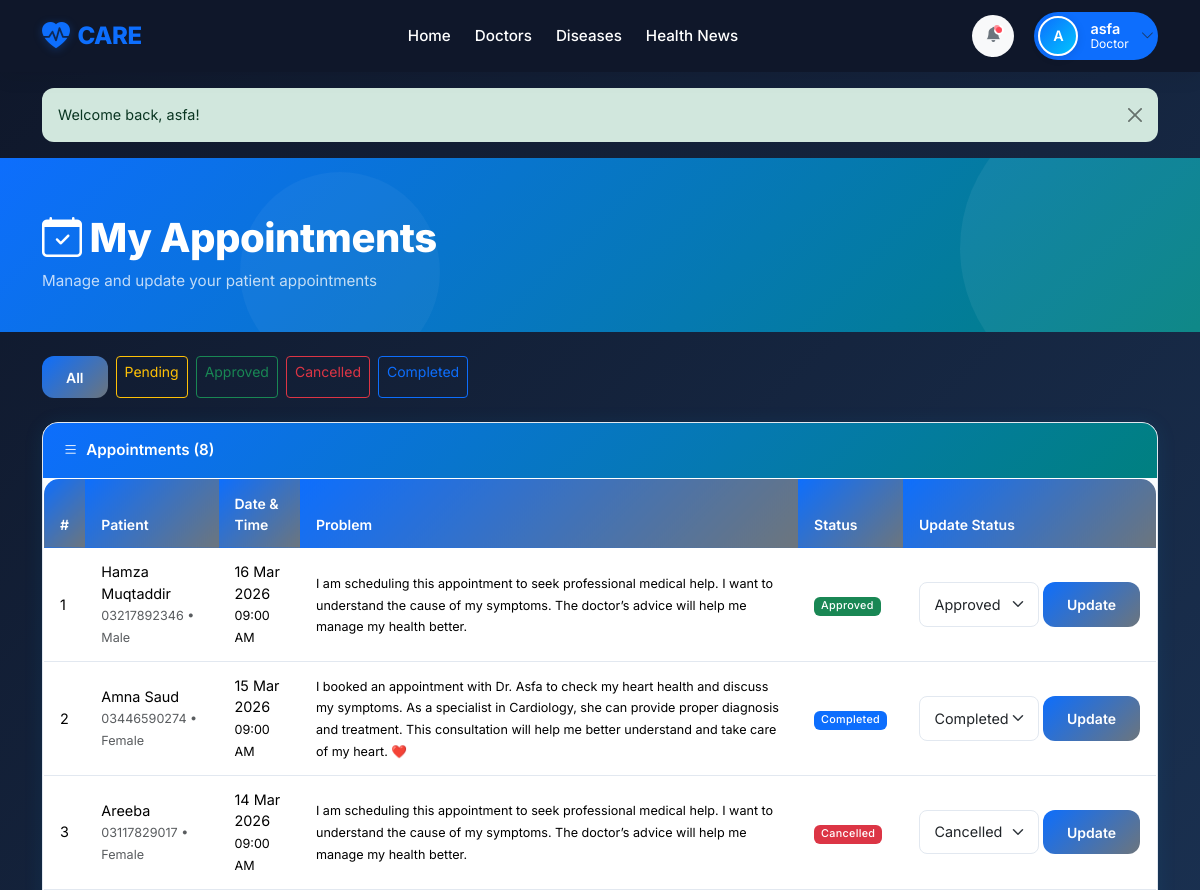
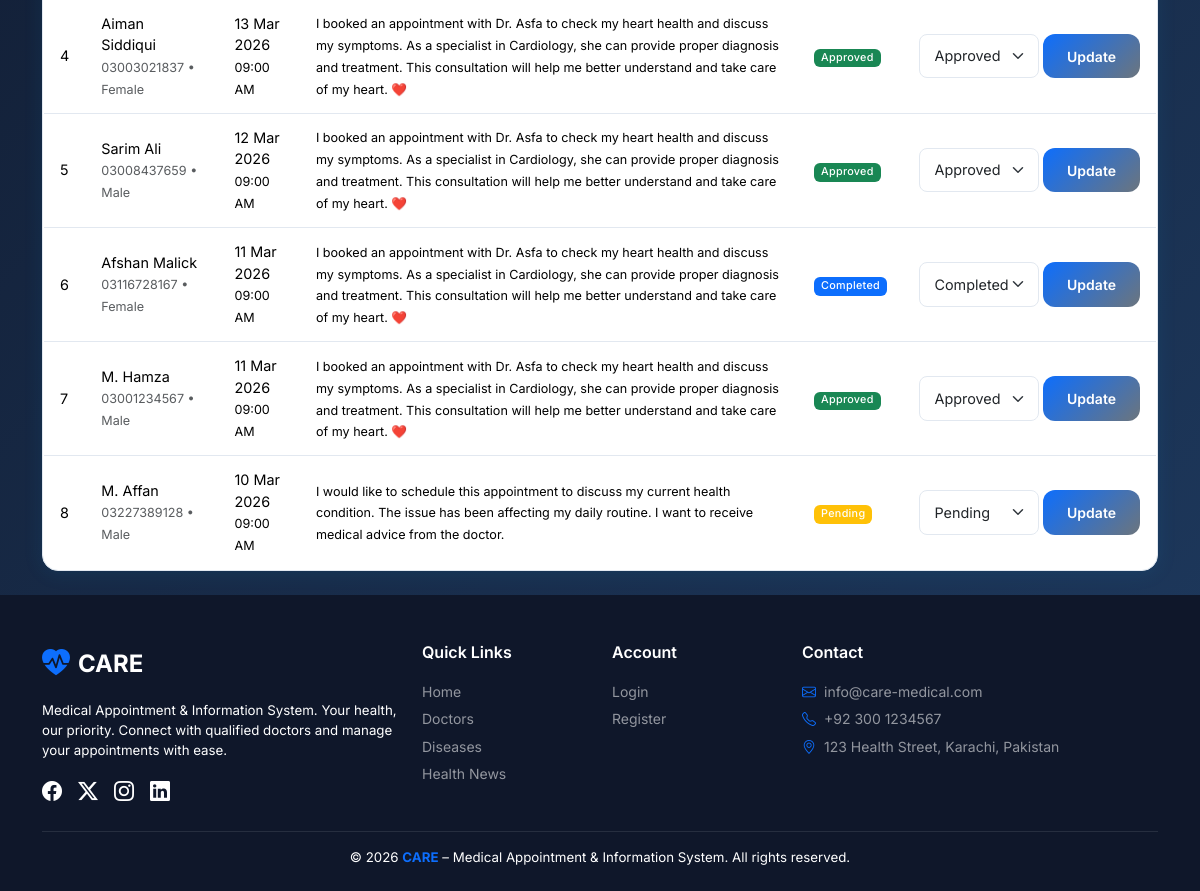
Screenshot of /doctor/appointments.php (signed in) with the database file from the repository (2 pictures, top to bottom).
### tables this page shows
CREATE TABLE `appointments` (
  `id` int(11) NOT NULL,
  `doctor_id` int(11) NOT NULL,
  `patient_id` int(11) NOT NULL,
  `appointment_date` date NOT NULL,
  `appointment_time` time NOT NULL,
  `problem` text DEFAULT NULL,
  `status` enum('pending','approved','cancelled','completed') DEFAULT 'pending',
  `created_at` timestamp NOT NULL DEFAULT current_timestamp()
);

CREATE TABLE `patients` (
  `id` int(11) NOT NULL,
  `user_id` int(11) NOT NULL,
  `full_name` varchar(100) NOT NULL,
  `phone` varchar(20) NOT NULL,
  `address` text NOT NULL,
  `city_id` int(11) NOT NULL,
  `profile_image` varchar(255) DEFAULT NULL,
  `date_of_birth` date DEFAULT NULL,
  `gender` enum('male','female','other') DEFAULT NULL,
  `created_at` timestamp NOT NULL DEFAULT current_timestamp()
);

### doctor/appointments.php (the view, shortened to what this page needs)
<?php
require_once '../config/db.php';
require_once '../includes/auth.php';
$userId = (int)$_SESSION['user_id'];
$doctor = $conn->query("SELECT id FROM doctors WHERE user_id=$userId")->fetch_assoc();
$docId  = $doctor['id'];
$statusFilter = $_GET['status'] ?? '';
$whereStatus  = $statusFilter ? "AND a.status='$statusFilter'" : '';
$appointments = $conn->query("
    SELECT a.*, p.full_name as patient_name, p.phone as patient_phone, p.gender
    FROM appointments a
    JOIN patients p ON a.patient_id = p.id
    WHERE a.doctor_id = $docId $whereStatus
    ORDER BY a.appointment_date DESC, a.appointment_time DESC
");
include '../includes/header.php';
?>
<div class="page-hero">
    <div class="container">
        <h1><i class="bi bi-calendar-check me-2"></i>My Appointments</h1>
        <p class="mb-0 opacity-75">Manage and update your patient appointments</p>
    </div>
</div>
<div class="container py-4">
    <div class="d-flex gap-2 mb-4 flex-wrap">
        <a href="appointments.php" class="btn <?= $statusFilter===''?'btn-care':'btn-outline-secondary' ?> btn-sm">All</a>
        <?php foreach (['pending'=>'warning','approved'=>'success','cancelled'=>'danger','completed'=>'primary'] as $s=>$c): ?>
        <a href="?status=<?= $s ?>" class="btn btn-sm <?= $statusFilter===$s?'btn-'.$c:'btn-outline-'.$c ?>">
            <?= ucfirst($s) ?>
        </a>
        <?php endforeach; ?>
    </div>
    <div class="care-card">
        <div class="card-header"><i class="bi bi-list me-2"></i>Appointments (<?= $appointments->num_rows ?>)</div>
        <div class="card-body p-0">
            <div class="table-responsive">
                <table class="table care-table mb-0">
                    <thead>
                        <tr><th>#</th><th>Patient</th><th>Date & Time</th><th>Problem</th><th>Status</th><th>Update Status</th></tr>
                    </thead>
                    <tbody>
                        <?php $i=1; while ($a = $appointments->fetch_assoc()): ?>
                        <tr>
                            <td><?= $i++ ?></td>
                            <td>
                                <div class="fw-600"><?= e($a['patient_name']) ?></div>
                                <small class="text-muted"><?= e($a['patient_phone']) ?> &bull; <?= ucfirst($a['gender']) ?></small>
                            </td>
                            <td><?= formatDate($a['appointment_date']) ?><br><small><?= formatTime($a['appointment_time']) ?></small></td>
                            <td><small><?= $a['problem'] ? e($a['problem']) : '-' ?></small></td>
                            <td><?= statusBadge($a['status']) ?></td>
                            <td>
                                <form method="POST" class="d-flex gap-1">
                                    <select name="status" class="form-select form-select-sm" style="width:120px;">
                                        <?php foreach (['pending','approved','cancelled','completed'] as $s): ?>
                                        <option value="<?= $s ?>" <?= $a['status']===$s?'selected':'' ?>><?= ucfirst($s) ?></option>
                                        <?php endforeach; ?>
                                    </select>
                                    <button type="submit" class="btn btn-care btn-sm">Update</button>
                                </form>
                            </td>
                        </tr>
                        <?php endwhile; ?>
                    </tbody>
                </table>
            </div>
        </div>
    </div>
</div>
<?php include '../includes/footer.php'; ?>

### includes/auth.php (shortened to what this page needs)
<?php
function e($string) {
    return htmlspecialchars($string ?? '', ENT_QUOTES, 'UTF-8');
}
function getFlash() {
    if (isset($_SESSION['flash'])) {
        $flash = $_SESSION['flash'];
        return $flash;
    }
    return null;
}
function showFlash() {
    $flash = getFlash();
    if ($flash) {
        $class = $flash['type'] === 'success' ? 'success' : ($flash['type'] === 'error' ? 'danger' : $flash['type']);
        echo '<div class="alert alert-' . $class . ' alert-dismissible fade show" role="alert">';
        if (is_array($flash['message'])) {
            echo '<ul class="mb-0' . (count($flash['message']) > 1 ? '' : ' list-unstyled') . '">';
            foreach ($flash['message'] as $msg) {
                echo '<li>' . e($msg) . '</li>';
            }
            echo '</ul>';
        } else {
            echo e($flash['message']);
        }
        echo '<button type="button" class="btn-close" data-bs-dismiss="alert"></button>';
        echo '</div>';
    }
}
function formatDate($date) {
    return date('d M Y', strtotime($date));
}
function formatTime($time) {
    return date('h:i A', strtotime($time));
}
function statusBadge($status) {
    $colors = [
        'active'    => 'success',
        'inactive'  => 'secondary',
        'pending'   => 'warning',
        'approved'  => 'success',
        'cancelled' => 'danger',
        'completed' => 'primary',
        'available' => 'info',
        'booked'    => 'dark',
    ];
    $color = $colors[$status] ?? 'secondary';
    return '<span class="badge bg-' . $color . '">' . ucfirst($status) . '</span>';
}
?>

### assets/css/style.css (style rules this page uses)
:root { --care-primary: #0ea5e9; --care-secondary: #0284c7; --care-teal: #0d9488; --care-teal-light: #ccfbf1; --care-blue-light: #e0f2fe; --care-dark: #0f172a; --care-text: #1e293b; --care-muted: #6e748b; --care-border: #e2e8f0; --care-card-bg: #ffffff; --care-bg: #f0f9ff; --navbar-bg: #0f172a; --footer-bg: #0f172a; --shadow-sm: 0 1px 3px rgba(0, 0, 0, .08), 0 1px 2px rgba(0, 0, 0, .06); --shadow-md: 0 4px 6px -1px rgba(0, 0, 0, .1), 0 2px 4px -1px rgba(0, 0, 0, .06); --shadow-lg: 0 10px 15px -3px rgba(0, 0, 0, .1), 0 4px 6px -2px rgba(0, 0, 0, .05); --shadow-card: 0 2px 20px rgba(14, 165, 233, .10); --radius-sm: 0.5rem; --radius-md: 0.75rem; --radius-lg: 1rem; --radius-xl: 1.5rem; --transition: all 0.25s ease; }
*, *::before, *::after { box-sizing: border-box; }
html { scroll-behavior: smooth; }
body { font-family: 'Inter', system-ui, -apple-system, sans-serif; background: linear-gradient(135deg, #0f172a 0%, #1e3a5f 100%); color: var(--care-text); min-height: 100vh; display: flex; flex-direction: column; font-size: 0.95rem; }
.care-card { background: var(--care-card-bg); border: 1px solid var(--care-border); border-radius: var(--radius-lg); box-shadow: var(--shadow-card); transition: var(--transition); overflow: hidden; }
.care-card .card-header { background: linear-gradient(135deg, var(--care-primary), var(--care-teal)); color: #fff; border: none; font-weight: 600; padding: 1rem 1.25rem; transition: var(--transition); }
.btn-care { background: linear-gradient(135deg, var(--care-primary), var(--care-secondary)); color: #fff !important; border: none; border-radius: var(--radius-md); font-weight: 600; padding: 0.65rem 1.5rem; transition: var(--transition); }
.form-control, .form-select { border-radius: var(--radius-sm); border-color: var(--care-border); padding: 0.65rem 0.9rem; font-size: 0.9rem; transition: var(--transition); }
.care-table { border-radius: var(--radius-lg); overflow: hidden; box-shadow: var(--shadow-card); border: 1px solid var(--care-border); }
.care-table thead th { background: linear-gradient(135deg, var(--care-primary), var(--care-secondary)); color: #fff; font-weight: 600; border: none; padding: 0.85rem 1rem; font-size: 0.875rem; }
.care-table tbody tr { transition: var(--transition); border-color: var(--care-border); }
.care-table td { padding: 0.8rem 1rem; vertical-align: middle; font-size: 0.9rem; position: relative; z-index: 1; }
.page-hero { background: linear-gradient(135deg, var(--care-primary), var(--care-teal)); color: #fff; padding: 3.5rem 0 2.5rem; position: relative; overflow: hidden; }
.page-hero::before { content: ''; position: absolute; top: -60px; right: -60px; width: 300px; height: 300px; border-radius: 50%; background: rgba(255, 255, 255, .06); }
.page-hero::after { content: ''; position: absolute; bottom: -40px; left: 20%; width: 200px; height: 200px; border-radius: 50%; background: rgba(255, 255, 255, .04); }
.page-hero .container { position: relative; z-index: 1; }
.page-hero h1 { font-weight: 800; letter-spacing: -0.5px; }
.alert { border-radius: var(--radius-md); border: none; font-size: 0.9rem; }
.badge { font-weight: 500; letter-spacing: 0.3px; }

### assets/css/header.css (style rules this page uses)
:root { --care-primary: #0d6efd; --care-primary-dark: #0a58ca; --care-secondary: #6c757d; --care-teal: #008080; --care-teal-light: #e0f2f2; --care-blue-light: #f0f7ff; --care-white: #ffffff; --care-dark: #212529; --navbar-bg: #0f172a; --care-gray-100: #f8f9fa; --care-gray-200: #e9ecef; --care-shadow: 0 4px 20px rgba(0, 0, 0, 0.08); --care-transition: all 0.3s cubic-bezier(0.4, 0, 0.2, 1); }

### rows the page displays
appointments: patient.full_name "Hamza Muqtaddir", patient.phone "03217892346", patient.gender "Male", appointment_date "16 Mar 2026", appointment_time "09:00 AM", problem "I am scheduling this appointment to seek professional medical help. I want to understand the cause of my symptoms. The doctor’s advice will help me manage my health better.", status "Approved"
appointments: patient.full_name "Amna Saud", patient.phone "03446590274", patient.gender "Female", appointment_date "15 Mar 2026", appointment_time "09:00 AM", problem "I booked an appointment with Dr. Asfa to check my heart health and discuss my symptoms. As a specialist in Cardiology, she can provide proper diagnosis and treatment. This consultation will help me better understand and take care of my heart. ❤️", status "Completed"
appointments: patient.full_name "Areeba", patient.phone "03117829017", patient.gender "Female", appointment_date "14 Mar 2026", appointment_time "09:00 AM", problem "I am scheduling this appointment to seek professional medical help. I want to understand the cause of my symptoms. The doctor’s advice will help me manage my health better.", status "Cancelled"
appointments: patient.full_name "Aiman Siddiqui", patient.phone "03003021837", patient.gender "Female", appointment_date "13 Mar 2026", appointment_time "09:00 AM", problem "I booked an appointment with Dr. Asfa to check my heart health and discuss my symptoms. As a specialist in Cardiology, she can provide proper diagnosis and treatment. This consultation will help me better understand and take care of my heart. ❤️", status "Approved"
appointments: patient.full_name "Sarim Ali", patient.phone "03008437659", patient.gender "Male", appointment_date "12 Mar 2026", appointment_time "09:00 AM", problem "I booked an appointment with Dr. Asfa to check my heart health and discuss my symptoms. As a specialist in Cardiology, she can provide proper diagnosis and treatment. This consultation will help me better understand and take care of my heart. ❤️", status "Approved"
appointments: patient.full_name "Afshan Malick", patient.phone "03116728167", patient.gender "Female", appointment_date "11 Mar 2026", appointment_time "09:00 AM", problem "I booked an appointment with Dr. Asfa to check my heart health and discuss my symptoms. As a specialist in Cardiology, she can provide proper diagnosis and treatment. This consultation will help me better understand and take care of my heart. ❤️", status "Completed"
appointments: patient.full_name "M. Hamza", patient.phone "03001234567", patient.gender "Male", appointment_date "11 Mar 2026", appointment_time "09:00 AM", problem "I booked an appointment with Dr. Asfa to check my heart health and discuss my symptoms. As a specialist in Cardiology, she can provide proper diagnosis and treatment. This consultation will help me better understand and take care of my heart. ❤️", status "Approved"
appointments: patient.full_name "M. Affan", patient.phone "03227389128", patient.gender "Male", appointment_date "10 Mar 2026", appointment_time "09:00 AM", problem "I would like to schedule this appointment to discuss my current health condition. The issue has been affecting my daily routine. I want to receive medical advice from the doctor.", status "Pending"

### other values shown
$initial "A"
$username "asfa"
$role "Doctor"
$flash['message'] "Welcome back, asfa!"
$s "Pending"
$s "Approved"
$s "Cancelled"
$s "Completed"
$appointments->num_rows "8"
